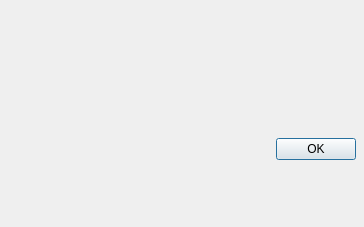
<ui version="4.0" >
 <author></author>
 <comment></comment>
 <exportmacro></exportmacro>
 <class>pqAboutDialog</class>
 <widget class="QDialog" name="pqAboutDialog" >
  <property name="geometry" >
   <rect>
    <x>0</x>
    <y>0</y>
    <width>364</width>
    <height>227</height>
   </rect>
  </property>
  <property name="sizePolicy" >
   <sizepolicy>
    <hsizetype>1</hsizetype>
    <vsizetype>1</vsizetype>
    <horstretch>0</horstretch>
    <verstretch>0</verstretch>
   </sizepolicy>
  </property>
  <property name="windowTitle" >
   <string>Dialog</string>
  </property>
  <layout class="QGridLayout" >
   <property name="margin" >
    <number>8</number>
   </property>
   <property name="spacing" >
    <number>6</number>
   </property>
   <item row="0" column="0" >
    <widget class="QLabel" name="label" >
     <property name="sizePolicy" >
      <sizepolicy>
       <hsizetype>0</hsizetype>
       <vsizetype>0</vsizetype>
       <horstretch>0</horstretch>
       <verstretch>0</verstretch>
      </sizepolicy>
     </property>
     <property name="text" >
      <string/>
     </property>
     <property name="pixmap" >
      <pixmap resource="pqClient.qrc" >:/pqClient/ParaQLogo.png</pixmap>
     </property>
    </widget>
   </item>
   <item row="1" column="0" >
    <layout class="QHBoxLayout" >
     <property name="margin" >
      <number>0</number>
     </property>
     <property name="spacing" >
      <number>6</number>
     </property>
     <item>
      <spacer>
       <property name="orientation" >
        <enum>Qt::Horizontal</enum>
       </property>
       <property name="sizeHint" >
        <size>
         <width>131</width>
         <height>31</height>
        </size>
       </property>
      </spacer>
     </item>
     <item>
      <widget class="QPushButton" name="okButton" >
       <property name="text" >
        <string>OK</string>
       </property>
      </widget>
     </item>
    </layout>
   </item>
  </layout>
 </widget>
 <pixmapfunction></pixmapfunction>
 <resources>
  <include location="pqClient.qrc" />
 </resources>
 <connections>
  <connection>
   <sender>okButton</sender>
   <signal>clicked()</signal>
   <receiver>pqAboutDialog</receiver>
   <slot>accept()</slot>
   <hints>
    <hint type="sourcelabel" >
     <x>278</x>
     <y>253</y>
    </hint>
    <hint type="destinationlabel" >
     <x>96</x>
     <y>254</y>
    </hint>
   </hints>
  </connection>
 </connections>
</ui>
